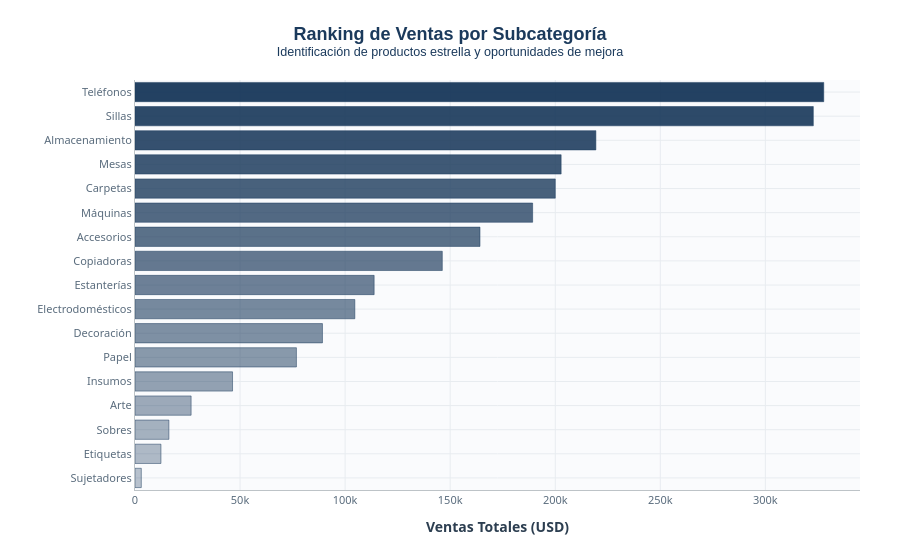

The cell this chart's notebook holds for it:
### Markdown cell above
### 3.3 Ranking de subcategorías

### Code cell
# Ventas por subcategoría (Top ranking)
ventas_subcategoria = df.groupby('Subcategoría')['Sales'].sum().reset_index()
ventas_subcategoria = ventas_subcategoria.sort_values('Sales', ascending=True)

# Crear gradiente de colores
n = len(ventas_subcategoria)
colores_gradiente = [f'rgba(27, 58, 92, {0.3 + 0.7 * i/n})' for i in range(n)]

fig3 = go.Figure(go.Bar(
    x=ventas_subcategoria['Sales'],
    y=ventas_subcategoria['Subcategoría'],
    orientation='h',
    marker=dict(color=colores_gradiente, line=dict(color='#1B3A5C', width=0.5)),
    hovertemplate='<b>%{y}</b><br>Ventas: $%{x:,.0f}<extra></extra>'
))

fig3.update_layout(**LAYOUT_PROFESIONAL)
fig3.update_layout(
    title=dict(text='<b>Ranking de Ventas por Subcategoría</b><br><sup>Identificación de productos estrella y oportunidades de mejora</sup>'),
    xaxis_title='<b>Ventas Totales (USD)</b>',
    yaxis_title='',
    height=550
)

fig3.show()

### Figure 1 — Plotly figure (JSON) as saved in the notebook; plotly's stock layout.template omitted (floating-point values rounded to 4 significant figures)
{"data": [{"hovertemplate": "<b>%{y}</b><br>Ventas: $%{x:,.0f}<extra></extra>", "marker": {"color": ["rgba(27, 58, 92, 0.3)", "rgba(27, 58, 92, 0.3411764705882353)", "rgba(27, 58, 92, 0.38235294117647056)", "rgba(27, 58, 92, 0.4235294117647058)", "rgba(27, 58, 92, 0.4647058823529412)", "rgba(27, 58, 92, 0.5058823529411764)", "rgba(27, 58, 92, 0.5470588235294117)", "rgba(27, 58, 92, 0.588235294117647)", "rgba(27, 58, 92, 0.6294117647058823)", "rgba(27, 58, 92, 0.6705882352941177)", "rgba(27, 58, 92, 0.7117647058823529)", "rgba(27, 58, 92, 0.7529411764705882)", "rgba(27, 58, 92, 0.7941176470588234)", "rgba(27, 58, 92, 0.8352941176470587)", "rgba(27, 58, 92, 0.8764705882352941)", "rgba(27, 58, 92, 0.9176470588235295)", "rgba(27, 58, 92, 0.9588235294117646)"], "line": {"color": "#1B3A5C", "width": 0.5}}, "orientation": "h", "type": "bar", "x": [3002.0, 12350.0, 16130.0, 26710.0, 46420.0, 76830.0, 89210.0, 104600.0, 113800.0, 146200.0, 164200.0, 189200.0, 200000.0, 202800.0, 219300.0, 322800.0, 327800.0], "y": ["Sujetadores", "Etiquetas", "Sobres", "Arte", "Insumos", "Papel", "Decoración", "Electrodomésticos", "Estanterías", "Copiadoras", "Accesorios", "Máquinas", "Carpetas", "Mesas", "Almacenamiento", "Sillas", "Teléfonos"]}], "layout": {"font": {"color": "#2C3E50", "family": "Segoe UI, Arial", "size": 12}, "height": 550, "hoverlabel": {"bgcolor": "white", "font": {"family": "Segoe UI", "size": 12}}, "margin": {"b": 60, "l": 70, "r": 40, "t": 80}, "paper_bgcolor": "white", "plot_bgcolor": "#FAFBFD", "title": {"font": {"color": "#1B3A5C", "family": "Segoe UI Semibold, Arial", "size": 18}, "text": "<b>Ranking de Ventas por Subcategoría</b><br><sup>Identificación de productos estrella y oportunidades de mejora</sup>", "x": 0.5, "xanchor": "center"}, "xaxis": {"gridcolor": "#E8ECF0", "linecolor": "#BDC3C7", "linewidth": 1, "showline": true, "tickfont": {"color": "#5A6C7D", "size": 11}, "title": {"text": "<b>Ventas Totales (USD)</b>"}}, "yaxis": {"gridcolor": "#E8ECF0", "linecolor": "#BDC3C7", "linewidth": 1, "showline": true, "tickfont": {"color": "#5A6C7D", "size": 11}, "title": {"text": ""}}}}
